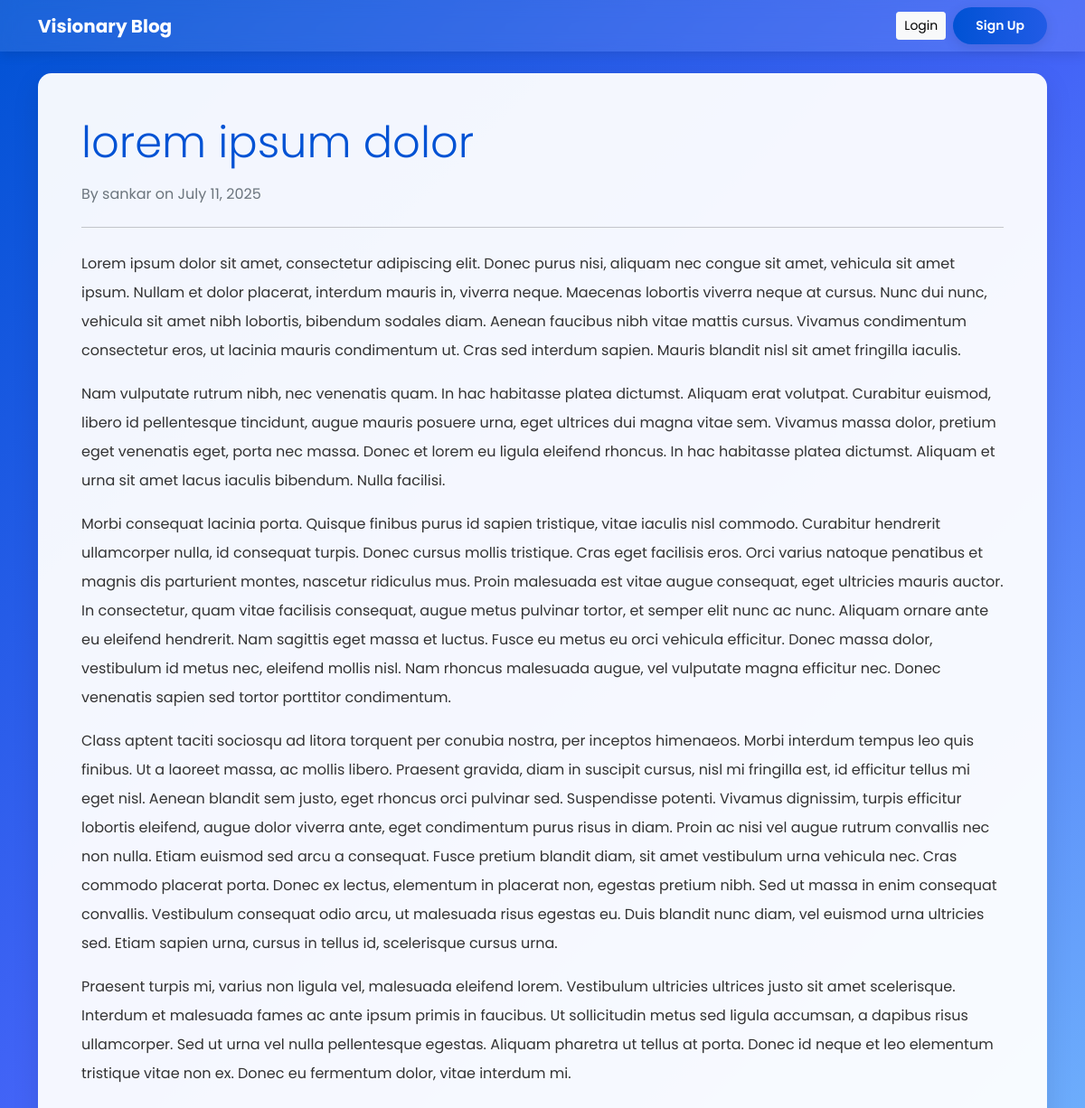
The app's page /post/1/ with its own data.
### blog/models.py (models this page shows, shortened)
class BlogPost(models.Model):
    title = models.CharField(max_length=200)
    content = RichTextField(blank=True, null=True)
    author = models.ForeignKey(User, on_delete=models.CASCADE)
    created_at = models.DateTimeField(auto_now_add=True)
    updated_at = models.DateTimeField(auto_now=True)

### blog/views.py (the view)
# urls.py: path('post/<int:pk>/', BlogDetailView.as_view(), name='blog-detail'),
class BlogDetailView(DetailView):
    model = BlogPost
    template_name = 'blog/blog_detail.html'

### blog/templates/blog/blog_detail.html (shortened to what this page needs)
{% extends "base.html" %}
{% block content %}
    <div class="card p-4 p-md-5 main-content-animate">
        <article class="blog-post">
            <h2 class="display-5 mb-3" style="color: var(--primary-color);">{{ object.title }}</h2>
            <p class="blog-post-meta text-muted">
                By {{ object.author.username }} on {{ object.created_at|date:"F j, Y" }}
            </p>
            <hr class="my-4">
            <div class="post-content lh-lg">
                {{ object.content|safe }}
            </div>
        </article>
    </div>
{% endblock %}

### templates/base.html (style rules this page uses)
:root { --primary-color: #0052D4; --secondary-color: #4364F7; --accent-color: #6FB1FC; --text-color: #333; --font-family: 'Poppins', sans-serif; }
body { font-family: var(--font-family); background: linear-gradient(135deg, var(--primary-color) 0%, var(--secondary-color) 50%, var(--accent-color) 100%); background-attachment: fixed; color: var(--text-color); }
.card { border-radius: 15px; border: none; box-shadow: 0 10px 30px rgba(0, 0, 0, 0.1); transition: all 0.3s ease-in-out; background-color: rgba(255, 255, 255, 0.95); }
.main-content-animate { animation: fadeIn 0.8s ease-out forwards; }

### records on screen
BlogPost: title "lorem ipsum dolor", author.username "sankar", created_at "July 11, 2025", content "Lorem ipsum dolor sit amet, consectetur adipiscing elit. Donec purus nisi, aliquam nec congue sit amet, vehicula sit amet ipsum. Nullam et dolor placerat, interdum mauris in, viverra neque. Maecenas lobortis viverra neque at cursus. Nunc dui nunc, vehicula sit amet nibh lobortis, bibendum sodales diam. Aenean faucibus nibh vitae mattis cursus. Vivamus condimentum consectetur eros, ut lacinia mauris condimentum ut. Cras sed interdum sapien. Mauris blandit nisl sit amet fringilla iaculis. Nam vulputate rutrum nibh, nec venenatis quam. In hac habitasse platea dictumst. Aliquam erat volutpat. Curabitur euismod, libero id pellentesque tincidunt, augue mauris posuere urna, eget ultrices dui magna…"
